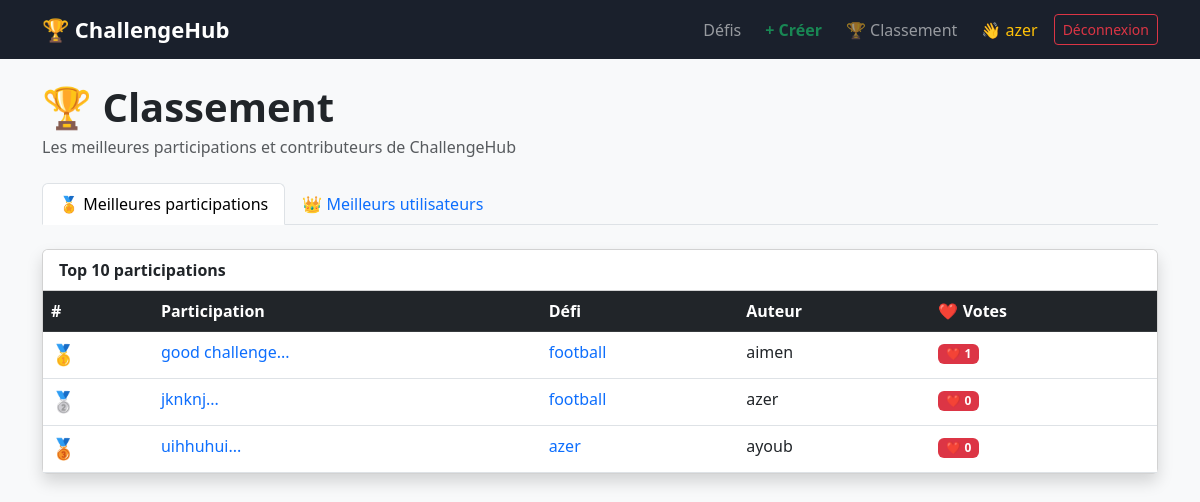
The page /app/views/classement.php (signed in) on the database its author committed.
### tables this page shows
CREATE TABLE `submissions` (
  `id` int(11) NOT NULL,
  `challenge_id` int(11) NOT NULL,
  `user_id` int(11) NOT NULL,
  `description` text NOT NULL,
  `created_at` datetime DEFAULT current_timestamp(),
  `image` varchar(255) DEFAULT NULL,
  `link` varchar(255) DEFAULT NULL
);

CREATE TABLE `challenges` (
  `id` int(11) NOT NULL,
  `user_id` int(11) NOT NULL,
  `title` varchar(255) NOT NULL,
  `description` text NOT NULL,
  `category` varchar(100) NOT NULL,
  `deadline` date NOT NULL,
  `image` varchar(255) DEFAULT NULL,
  `created_at` datetime DEFAULT current_timestamp()
);

CREATE TABLE `users` (
  `id` int(11) NOT NULL,
  `name` varchar(100) NOT NULL,
  `email` varchar(100) NOT NULL,
  `password` varchar(255) NOT NULL,
  `created_at` datetime DEFAULT current_timestamp()
);

### config/database.php (called while the page is built)
<?php
class Database {
    private $host = "localhost";
    private $db_name = "challengehub";
    private $username = "root";
    private $password = "";
    public function connect() {
        try {
            $conn = new PDO(
                "mysql:host=" . $this->host . ";dbname=" . $this->db_name,
                $this->username,
                $this->password
            );
            $conn->setAttribute(PDO::ATTR_ERRMODE, PDO::ERRMODE_EXCEPTION);
            return $conn;
        } catch(PDOException $e) {
            die("Database error: " . $e->getMessage());
        }
    }
}

### app/models/Classement.php (called while the page is built, shortened)
<?php
require_once __DIR__ . "/../../config/database.php";
class Classement {
    private $conn;
    public function __construct() {
        $database = new Database();
        $this->conn = $database->connect();
    }
   public function getTopSubmissions($limit = 10) {
    $query = "SELECT s.id, s.challenge_id, s.user_id, s.description,
                s.image, s.link, s.created_at,
                u.name AS author_name,
                c.title AS challenge_title,
                COUNT(v.id) AS vote_count
              FROM submissions s
              JOIN users u ON s.user_id = u.id
              JOIN challenges c ON s.challenge_id = c.id
              LEFT JOIN votes v ON v.submission_id = s.id
              GROUP BY s.id, s.challenge_id, s.user_id, s.description,
                       s.image, s.link, s.created_at, u.name, c.title
              ORDER BY vote_count DESC
              LIMIT ?";
    $stmt = $this->conn->prepare($query);
    $stmt->bindValue(1, $limit, PDO::PARAM_INT);
    $stmt->execute();
    return $stmt->fetchAll(PDO::FETCH_ASSOC);
}
}

### app/views/Classement.php (the view, shortened to what this page needs)
<?php
require_once __DIR__ . "/../../config/database.php";
require_once __DIR__ . "/../models/Classement.php";
$classementModel = new Classement();
$topSubmissions  = $classementModel->getTopSubmissions(10);
?>
<!DOCTYPE html>
<html lang="fr">
<head>
    <link href="https://cdn.jsdelivr.net/npm/bootstrap@5.3.0/dist/css/bootstrap.min.css" rel="stylesheet">
    <link rel="stylesheet" href="../../public/css/style.css">
</head>
<body class="bg-light">
<?php include 'partials/navbar.php'; ?>
<div class="container py-4">
    <h1 class="fw-bold mb-1">🏆 Classement</h1>
    <p class="text-muted mb-4">Les meilleures participations et contributeurs de ChallengeHub</p>
    <ul class="nav nav-tabs mb-4" id="classementTab">
        <li class="nav-item">
            <button class="nav-link active" data-bs-toggle="tab" data-bs-target="#submissions">
                🏅 Meilleures participations
            </button>
        </li>
        <li class="nav-item">
            <button class="nav-link" data-bs-toggle="tab" data-bs-target="#users">
                👑 Meilleurs utilisateurs
            </button>
        </li>
    </ul>
    <div class="tab-content">
        <div class="tab-pane fade show active" id="submissions">
            <div class="card shadow">
                <div class="card-header bg-white fw-bold">Top 10 participations</div>
                <div class="table-responsive">
                    <table class="table table-hover mb-0">
                        <thead class="table-dark">
                            <tr>
                                <th>#</th>
                                <th>Participation</th>
                                <th>Défi</th>
                                <th>Auteur</th>
                                <th>❤️ Votes</th>
                            </tr>
                        </thead>
                        <tbody>
                            <?php if (empty($topSubmissions)): ?>
                                <tr><td colspan="5" class="text-center text-muted py-3">Aucune participation.</td></tr>
                            <?php else: ?>
                                <?php foreach ($topSubmissions as $i => $s): ?>
                                    <tr>
                                        <td class="fw-bold fs-5">
                                            <?php if ($i == 0) echo '🥇';
                                            elseif ($i == 1) echo '🥈';
                                            elseif ($i == 2) echo '🥉';
                                            else echo '#' . ($i+1); ?>
                                        </td>
                                        <td>
                                            <a href="submission_detaile.php?id=<?= $s['id'] ?>&challenge_id=<?= $s['challenge_id'] ?>"
                                               class="text-decoration-none">
                                                <?= htmlspecialchars(substr($s['description'], 0, 60)) ?>...
                                            </a>
                                        </td>
                                        <td>
                                            <a href="challenge_detaille.php?id=<?= $s['challenge_id'] ?>"
                                               class="text-decoration-none">
                                                <?= htmlspecialchars($s['challenge_title']) ?>
                                            </a>
                                        </td>
                                        <td><?= htmlspecialchars($s['author_name']) ?></td>
                                        <td><span class="badge bg-danger">❤️ <?= $s['vote_count'] ?></span></td>
                                    </tr>
                                <?php endforeach; ?>
                            <?php endif; ?>
                        </tbody>
                    </table>
                </div>
            </div>
        </div>
    </div>
</div>
</body>
</html>

### rows shown on the page
submissions: description "good challenge", challenge.title "football", user.name "aimen", vote_count "1"
submissions: description "jknknj", challenge.title "football", user.name "azer", vote_count "0"
submissions: description "uihhuhui", challenge.title "azer", user.name "ayoub", vote_count "0"

### other values the page prints
$_SESSION['user_name'] "azer"
